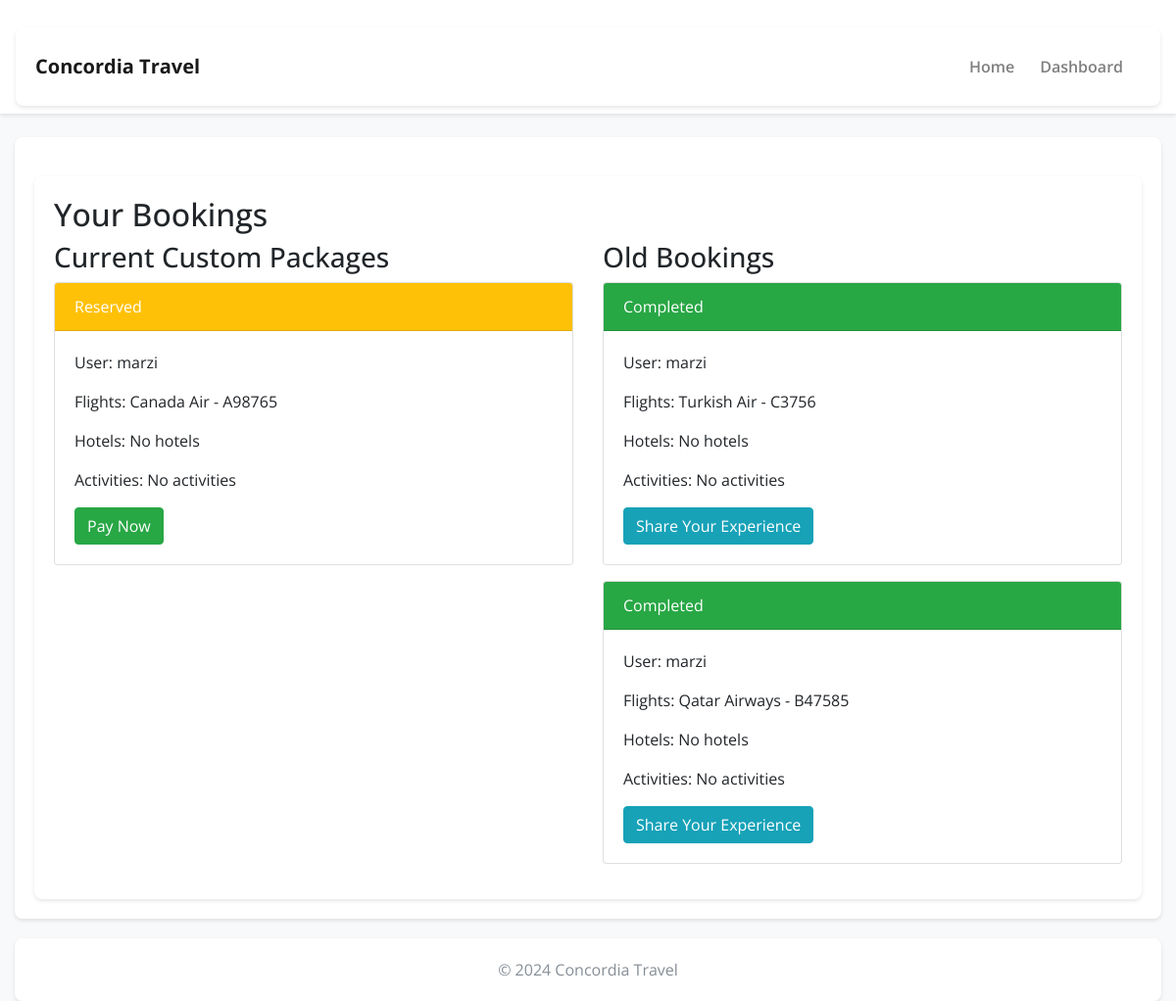
Before: /booking/view_bookings/ (signed in) with the older database file.
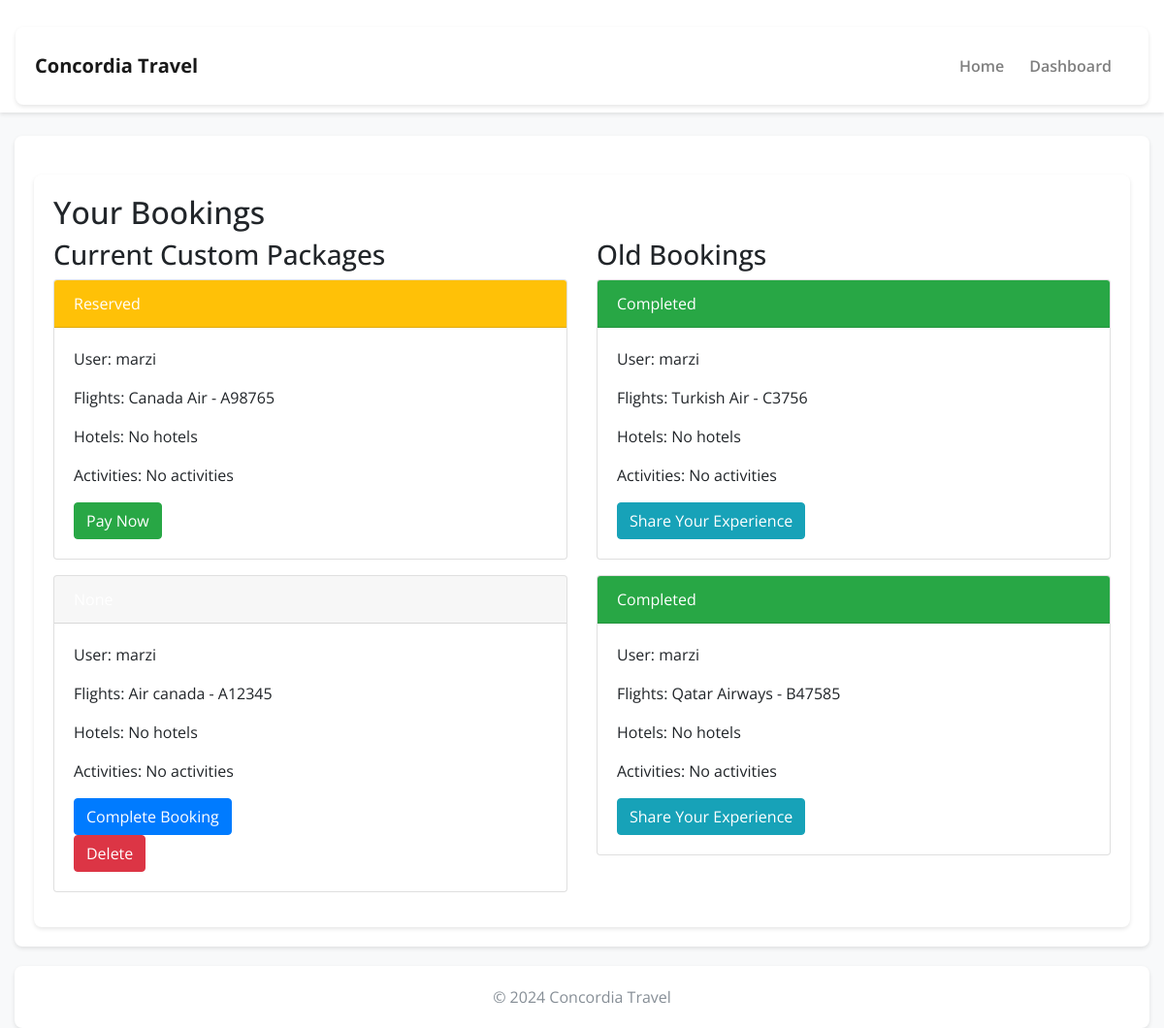
After: the same page with the newer database file.
### booking/models.py (models this page shows, shortened)
class Booking(models.Model):
    STATUS_CHOICES = [
        ('none', 'None'),
        ('reserved', 'Reserved'),
        ('paid', 'Paid'),
    ]
    user = models.ForeignKey(User, on_delete=models.CASCADE)
    custom_package = models.ForeignKey(CustomPackage, on_delete=models.CASCADE)
    status = models.CharField(max_length=10, choices=STATUS_CHOICES, default='none')
    reserved_until = models.DateTimeField(null=True, blank=True)  # Add this field to track reservation expiration
    tracking_id = models.CharField(max_length=64, editable=False, null=True)
    def __str__(self):
        return f"{self.user.username}'s booking for package {self.custom_package.id} - Status: {self.get_status_display()}"

### packages/models.py (models this page shows, shortened)
class Flight(models.Model):
    flight_number = models.CharField(max_length=10)
    airline = models.CharField(max_length=100)
    departure_city = models.CharField(max_length=100)
    arrival_city = models.CharField(max_length=100)
    departure_time = models.DateTimeField()
    duration = models.DurationField()
    price = models.DecimalField(max_digits=10, decimal_places=2)
    description = models.TextField(blank=True, null=True)  # Allows for an optional description

### booking/views.py (the view)
# urls.py: path('view_bookings/', views.view_bookings, name='view_bookings'),
@login_required
def view_bookings(request):
    current_bookings = Booking.objects.filter(
        user=request.user,
        status__in=['none', 'reserved']
    ).exclude(
        reserved_until__lt=timezone.now()
    )
    old_bookings = Booking.objects.filter(user=request.user, status='paid')
    context = {
        'current_bookings': current_bookings,
        'old_bookings': old_bookings,
    }
    print(context)
    return render(request, 'booking/view_bookings.html', context)

### booking/templates/booking/view_bookings.html (shortened to what this page needs)
{% extends 'booking/base.html' %}
{% load tz %}
{% block content %}
<div class="container">
    <h2>Your Bookings</h2>
    <div class="row">
        <div class="col-md-6">
            <h3>Current Custom Packages</h3>
            {% for booking in current_bookings %}
                <div class="card mb-3">
                    <div class="card-header {% if booking.status == 'reserved' %}bg-warning{% endif %} text-white">
                        {{ booking.get_status_display }}
                    </div>
                    <div class="card-body">
                        <p>User: {{ booking.user.username }}</p>
                        <p>Flights:
                            {% for flight in booking.custom_package.flights.all %}
                                {{ flight.airline }} - {{ flight.flight_number }}<br>
                            {% empty %}
                                No flights
                            {% endfor %}
                        </p>
                        <p>Hotels:
                            {% for hotel in booking.custom_package.hotels.all %}
                                {{ hotel.name }} in {{ hotel.city }}<br>
                            {% empty %}
                                No hotels
                            {% endfor %}
                        </p>
                        <p>Activities:
                            {% for activity in booking.custom_package.activities.all %}
                                {{ activity.name }} - {{ activity.location }}<br>
                            {% empty %}
                                No activities
                            {% endfor %}
                        </p>
                        {% if booking.status == 'reserved' %}
                            <a href="{% url 'checkout' booking.id %}" class="btn btn-success">Pay Now</a>
                        {% elif booking.status == 'none' %}
                            <form method="post" action="{% url 'complete_booking' booking.custom_package.id %}">
                                <input type="submit" value="Complete Booking" class="btn btn-primary">
                            </form>
                            <form method="post" action="{% url 'delete_booking' booking.id %}">
                                <button type="submit" class="btn btn-danger" onclick="return confirm('Are you sure you want to delete this booking?');">Delete</button>
                            </form>
                        {% endif %}
                    </div>
                </div>
            {% empty %}
                <p>No current custom packages.</p>
            {% endfor %}
        </div>
        <div class="col-md-6">
            <h3>Old Bookings</h3>
            {% for booking in old_bookings %}
                <div class="card mb-3">
                    <div class="card-header bg-success text-white">Completed</div>
                    <div class="card-body">
                        <p>User: {{ booking.user.username }}</p>
                        <p>Flights:
                            {% for flight in booking.custom_package.flights.all %}
                                {{ flight.airline }} - {{ flight.flight_number }}<br>
                            {% empty %}
                                No flights
                            {% endfor %}
                        </p>
                        <p>Hotels:
                            {% for hotel in booking.custom_package.hotels.all %}
                                {{ hotel.name }} in {{ hotel.city }}<br>
                            {% empty %}
                                No hotels
                            {% endfor %}
                        </p>
                        <p>Activities:
                            {% for activity in booking.custom_package.activities.all %}
                                {{ activity.name }} - {{ activity.location }}<br>
                            {% empty %}
                                No activities
                            {% endfor %}
                        </p>
                        <a href="{% url 'share_your_experience' %}" class="btn btn-info">Share Your Experience</a>
                    </div>
                </div>
            {% empty %}
                <p>No old bookings.</p>
            {% endfor %}
        </div>
    </div>
</div>
{% endblock %}

### booking/templates/booking/base.html (shortened to what this page needs)
{% load static %}
<!DOCTYPE html>
<html lang="en">
<head>
    <link rel="stylesheet" href="{% static 'styles/bootstrap4/bootstrap.min.css' %}">
</head>
<body>
<nav class="navbar navbar-expand-lg navbar-light">
    <div class="container">
        <a class="navbar-brand" href="/">Concordia Travel</a>
        <div class="collapse navbar-collapse" id="navbarNav">
            <ul class="navbar-nav ml-auto">
                <li class="nav-item">
                    <a class="nav-link" href="/">Home</a>
                </li>
                {% if user.is_authenticated %}
                    <li class="nav-item">
                        <a class="nav-link" href="/accounts/dashboard/">Dashboard</a>
                    </li>
                {% else %}
                    <li class="nav-item">
                        <a class="nav-link" href="/accounts/login/">Login</a>
                    </li>
                {% endif %}
            </ul>
        </div>
    </div>
</nav>
<div class="container mt-4">
    {% block content %}{% endblock %}
</div>
<footer class="footer text-center">
    <div class="container">
        <span class="text-muted">© 2024 Concordia Travel</span>
    </div>
</footer>
</body>
</html>

### booking/templates/booking/base.html (style rules this page uses)
body { font-family: 'Open Sans', sans-serif; background-color: #f8f9fa; }
.navbar { background-color: #fff; box-shadow: 0 2px 4px rgba(0, 0, 0, 0.1); }
.navbar-brand { font-weight: 700; }
.navbar-nav .nav-item { margin-right: 10px; }
.navbar-nav .nav-link { font-weight: 600; color: #343a40; }
.container { background-color: #fff; box-shadow: 0 2px 4px rgba(0, 0, 0, 0.1); border-radius: 8px; padding: 20px; margin-top: 20px; }

Changed rows visible on the page:
added Booking: user.username "marzi", status "none" (drawn), shown under "Current Custom Packages"
now on this page (row unchanged): Flight: airline "Air canada", flight_number "A12345", shown under "marzi"
